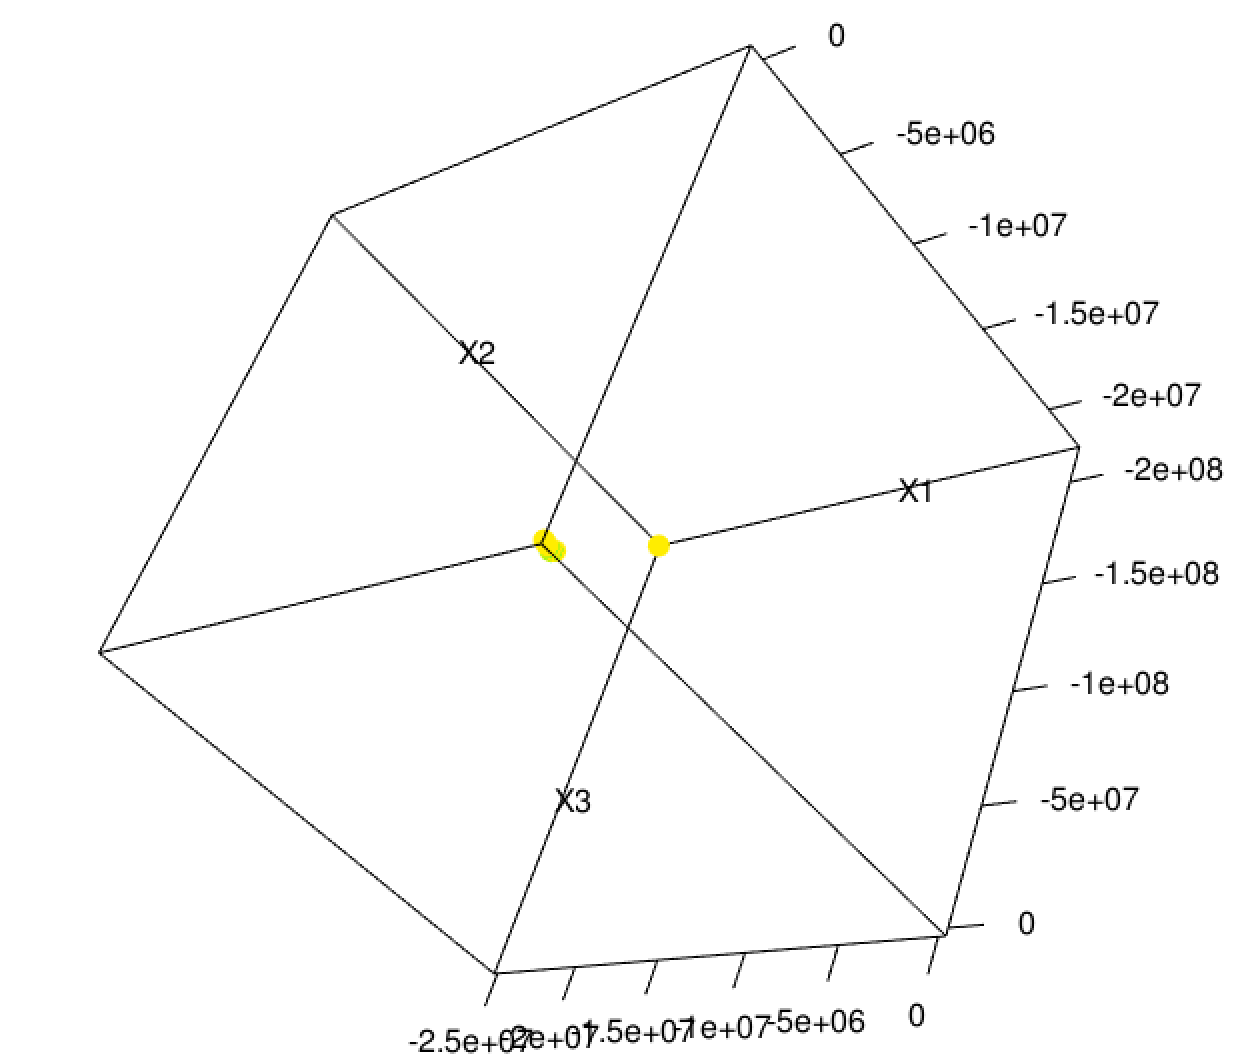

Source code (R):
# Copyright 2017 Mauro Pelucchi
#
# See LICENSE file for further information.

# setup spark and R env (first time only)
install.packages('devtools')
devtools::install_github('apache/spark@v2.2.0', subdir='R/pkg')
install.packages('sparklyr')
install.packages("rgl")

# load library
library(sparklyr)
library(rgl)

# set spark and java home
Sys.setenv(SPARK_HOME = "/Users/mauropelucchi/Desktop/My_Home/Tools/spark-2.2.0-bin-hadoop2.7")
# set java home to Java 1.8
Sys.setenv(JAVA_HOME = "/Library/Java/JavaVirtualMachines/jdk1.8.0_111.jdk/Contents/Home")
library(SparkR, lib.loc = c(file.path(Sys.getenv("SPARK_HOME"), "R", "lib")))


# Set this appropriately for your cluster
sparkR.session(master = "local[*]", sparkConfig = list(spark.driver.memory = "4g"))

clusters_data <- read.df("/Users/mauropelucchi/Desktop/Machine_Learning/Dataset/KDD1999/kddcup.data", "csv",
                         inferSchema = "true", header = "false")

colnames(clusters_data) <- c(
  "duration", "protocol_type", "service", "flag",
  "src_bytes", "dst_bytes", "land", "wrong_fragment", "urgent",
  "hot", "num_failed_logins", "logged_in", "num_compromised",
  "root_shell", "su_attempted", "num_root", "num_file_creations",
  "num_shells", "num_access_files", "num_outbound_cmds",
  "is_host_login", "is_guest_login", "count", "srv_count",
  "serror_rate", "srv_serror_rate", "rerror_rate", "srv_rerror_rate",
  "same_srv_rate", "diff_srv_rate", "srv_diff_host_rate",
  "dst_host_count", "dst_host_srv_count",
  "dst_host_same_srv_rate", "dst_host_diff_srv_rate",
  "dst_host_same_src_port_rate", "dst_host_srv_diff_host_rate",
  "dst_host_serror_rate", "dst_host_srv_serror_rate",
  "dst_host_rerror_rate", "dst_host_srv_rerror_rate",
  "label")

# read only numeric columns
numeric_only <- cache(drop(clusters_data,c("protocol_type", "service", "flag", "label")))

# create kmeans model with k = 100, train the models with numeric_only features
kmeans_model <- spark.kmeans(numeric_only, ~ ., k = 100, maxIter = 40, initMode = "k-means||")
# apply clustering and make predictions
clustering <- predict(kmeans_model, numeric_only)
# sample 20% of results
clustering_sample <- collect(sample(clustering, FALSE, 0.05))
str(clustering_sample)
# extract predicition columns
clusters <- clustering_sample["prediction"]
data <- data.matrix(within(clustering_sample, rm("prediction")))
table(data)

# make a random 3D projection and normalize
random_projection <- matrix(data = rnorm(3*ncol(data)), ncol = 3)
random_projection_norm <- random_projection / sqrt(rowSums(random_projection*random_projection))

# project and make a new data frame
projected_data <- data.frame(data %*% random_projection_norm)

num_clusters <- max(clusters)
# 97
palette <- rainbow(num_clusters)
colors = sapply(clusters, function(c) palette[c])
# plot 3d data
plot3d(projected_data, col = colors, size = 10)

unpersist(numeric_only)
